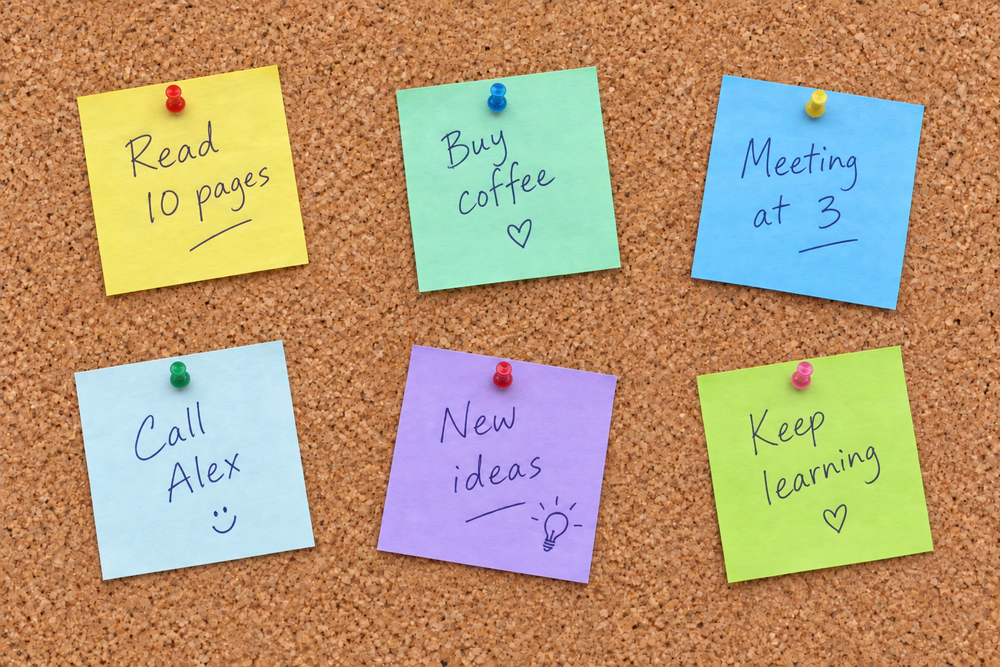
#> input picture sticky-note-detector/images/boardphoto.png, 1000 x 667 px, shrunk from 1536 x 1024 before the run
$ python -i detector.py   (imports and definitions only)
#> lines starting #> are read from the running program, lines starting #| are printed output that depends on the picture; after the words box and inside, x2 and y2 are one past the last pixel; in counts of white or black regions, pixels touching at a corner belong together
#> further down, picture is the input picture: shape (667, 1000, 3); mean B, G, R 121.5, 155.8, 181.3
import cv2
import numpy as np


# Estimate the background from the image edges and find regions with different colors.
def detect_notes(image: np.ndarray, min_area: int = 300) -> tuple[np.ndarray, list]:
#> called with min_area = 300
    if image.dtype != np.uint8 or image.ndim != 3 or image.shape[2] != 3 or image.size == 0:
        raise ValueError("image must be a non-empty uint8 BGR image.")

    if min_area < 1:
        raise ValueError("min_area must be positive.")

    smoothed = cv2.GaussianBlur(image, (9, 9), 0)
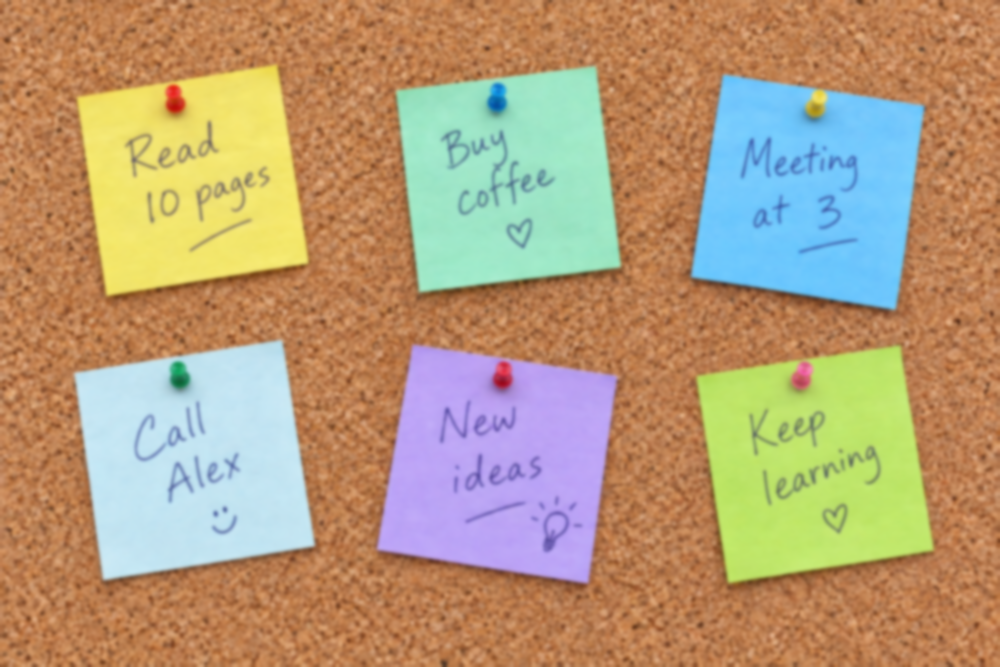
#> smoothed: shape (667, 1000, 3); mean B, G, R 121.5, 155.8, 181.3
    lab = cv2.cvtColor(smoothed, cv2.COLOR_BGR2LAB).astype(np.float32)
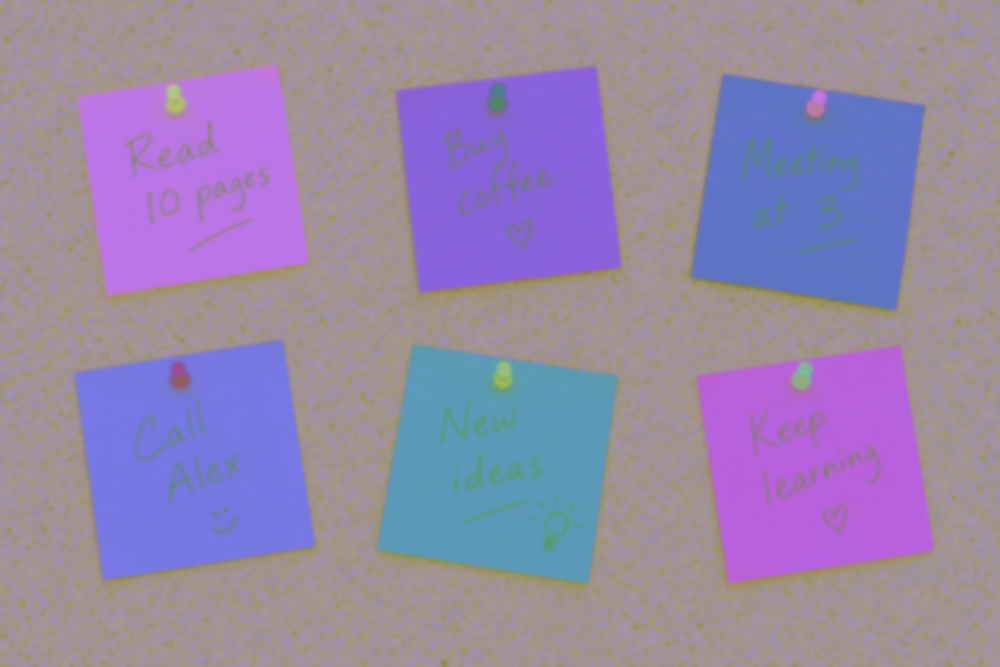
#> lab: shape (667, 1000, 3) float32; mean B, G, R 169.5, 135.4, 150.6
    border_pixels = np.concatenate((lab[0], lab[-1], lab[:, 0], lab[:, -1]))
    background_color = np.median(border_pixels, axis=0)
#> background_color = [149, 147, 162]

    color_distance = np.linalg.norm(lab - background_color, axis=2)
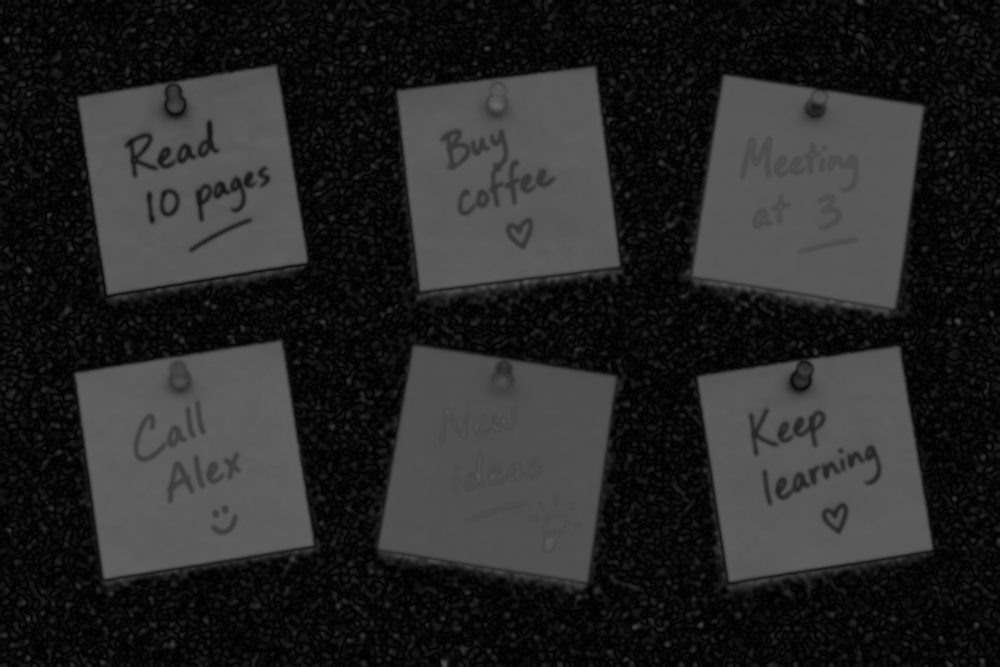
#> color_distance: shape (667, 1000) float32; min 0, max 103, mean 39.1
    color_distance = np.clip(color_distance, 0, 255).astype(np.uint8)
    _, raw_mask = cv2.threshold(color_distance, 0, 255, cv2.THRESH_BINARY + cv2.THRESH_OTSU)
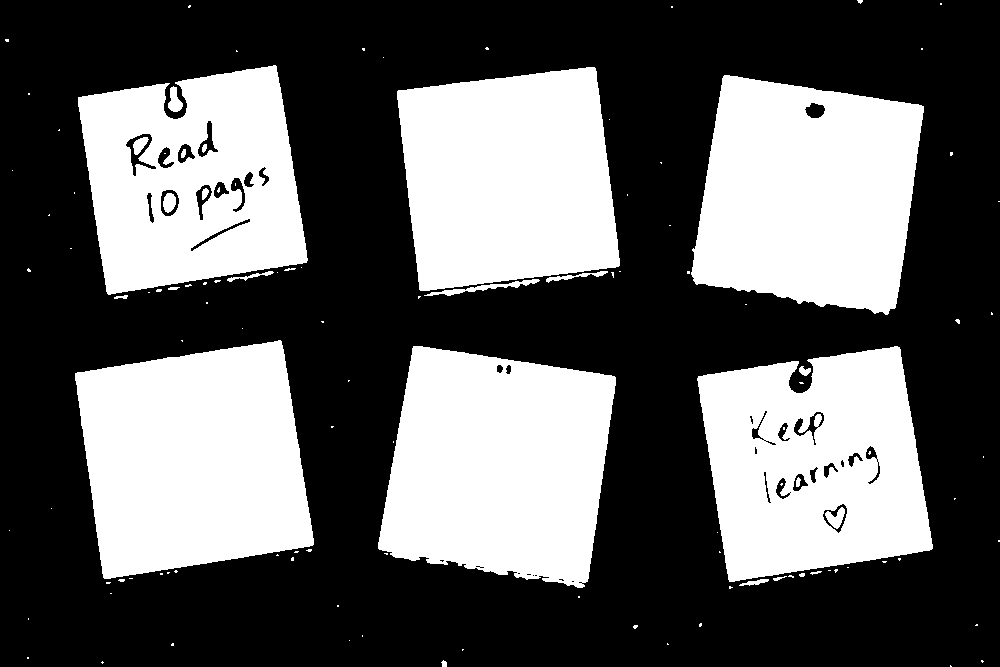
#> raw_mask: shape (667, 1000); 38% white; 118 white regions (92 under 20 px), largest, box (x1, y1, x2, y2) and area: (378, 346, 616, 588) 44352, (75, 340, 314, 579) 44264, (691, 75, 924, 315) 43250

    kernel = np.ones((5, 5), dtype=np.uint8)
    raw_mask = cv2.morphologyEx(raw_mask, cv2.MORPH_OPEN, kernel)
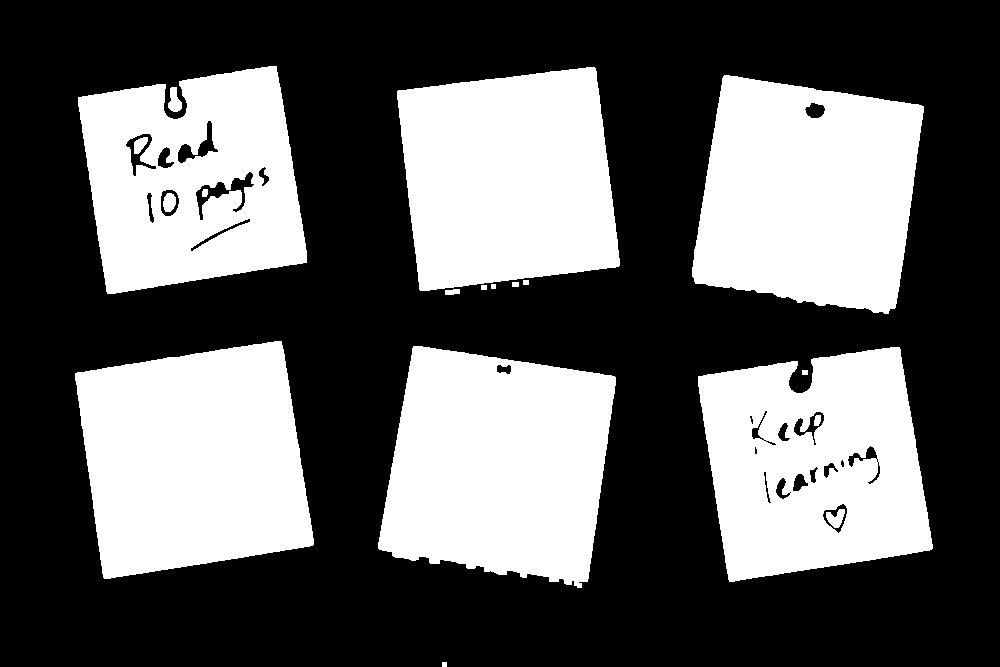
#> raw_mask: shape (667, 1000); 37.7% white; 19 white regions, largest, box (x1, y1, x2, y2) and area: (75, 341, 314, 579) 44261, (378, 346, 616, 588) 44123, (692, 75, 924, 314) 43217
    raw_mask = cv2.morphologyEx(raw_mask, cv2.MORPH_CLOSE, kernel)
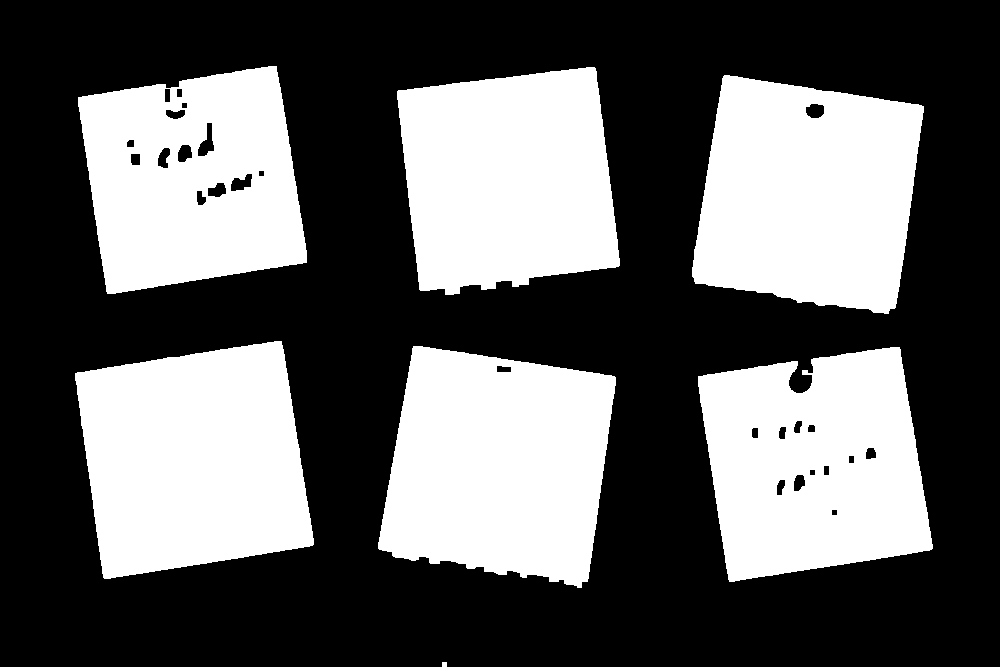
#> raw_mask: shape (667, 1000); 38% white; 7 white regions, largest, box (x1, y1, x2, y2) and area: (75, 341, 314, 579) 44261, (378, 346, 616, 588) 44169, (692, 75, 924, 314) 43247

    _, labels, stats, _ = cv2.connectedComponentsWithStats(raw_mask, connectivity=8)
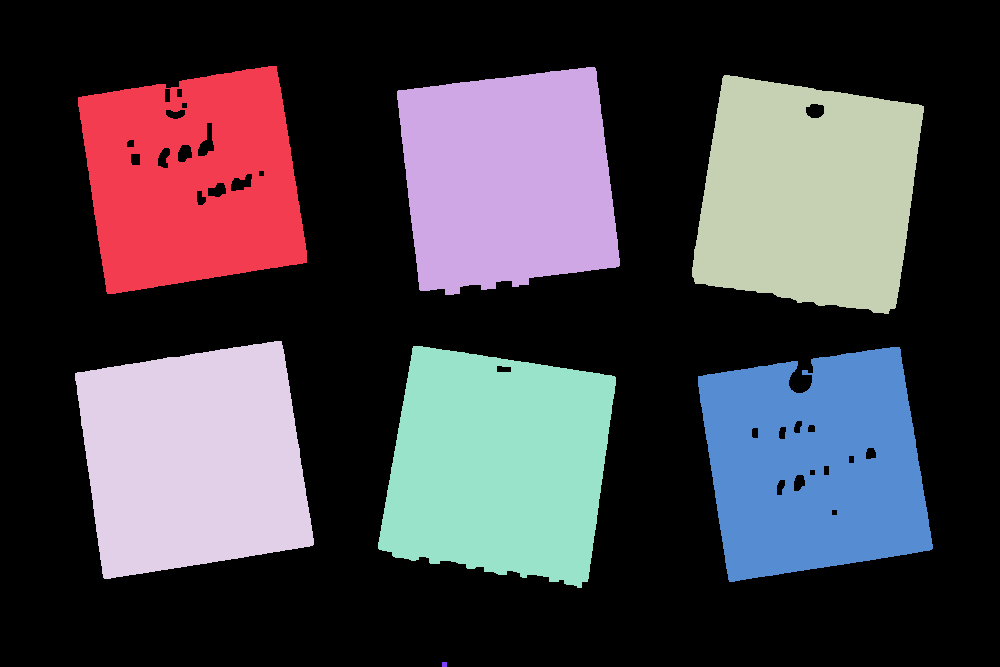
#> labels: shape (667, 1000) int32; 8 distinct labels, from 0 to 7; one colour per label, 0 black
#> stats = [[0, 0, 1000, 667, 413501], [78, 66, 229, 228, 38999], [397, 67, 223, 228, 41146], [692, 75, 232, 239, 43247], [75, 341, 239, 238, 44261], [378, 346, 238, 242, 44169], [698, 347, 235, 235, 41652], [442, 662, 5, 5, 25]]
    keep_label = stats[:, cv2.CC_STAT_AREA] >= min_area
#> keep_label = [True, True, True, True, True, True, True, False]
    keep_label[0] = False
    prediction_mask = np.where(keep_label[labels], 255, 0).astype(np.uint8)
#> prediction_mask: shape (667, 1000); 38% white; 6 white regions, box (x1, y1, x2, y2) and area: (75, 341, 314, 579) 44261, (378, 346, 616, 588) 44169, (692, 75, 924, 314) 43247, (698, 347, 933, 582) 41652, (397, 67, 620, 295) 41146, (78, 66, 307, 294) 38999

    boxes = []

    for row in stats[keep_label]:
        x = int(row[0])
        y = int(row[1])
        width = int(row[2])
        height = int(row[3])

        boxes.append((x, y, width, height))
#> this loop made 6 passes
#> (row, x, y, width, height) on passes 1 to 6: ([78, 66, 229, 228, 38999], 78, 66, 229, 228), ([397, 67, 223, 228, 41146], 397, 67, 223, 228), ([692, 75, 232, 239, 43247], 692, 75, 232, 239), ([75, 341, 239, 238, 44261], 75, 341, 239, 238), ([378, 346, 238, 242, 44169], 378, 346, 238, 242), ([698, 347, 235, 235, 41652], 698, 347, 235, 235)
#> after the loop, boxes = [(78, 66, 229, 228), (397, 67, 223, 228), (692, 75, 232, 239), (75, 341, 239, 238), (378, 346, 238, 242), (698, 347, 235, 235)]
    boxes.sort(key=lambda box: (box[1], box[0]))

    return prediction_mask, boxes

>>> import cv2
>>> picture = cv2.imread('images/boardphoto.png')
>>> result = detect_notes(picture)
